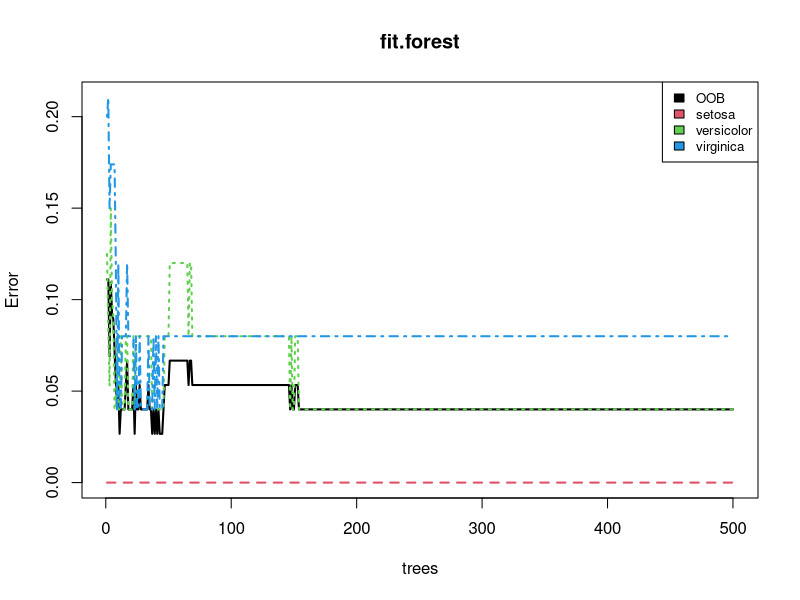
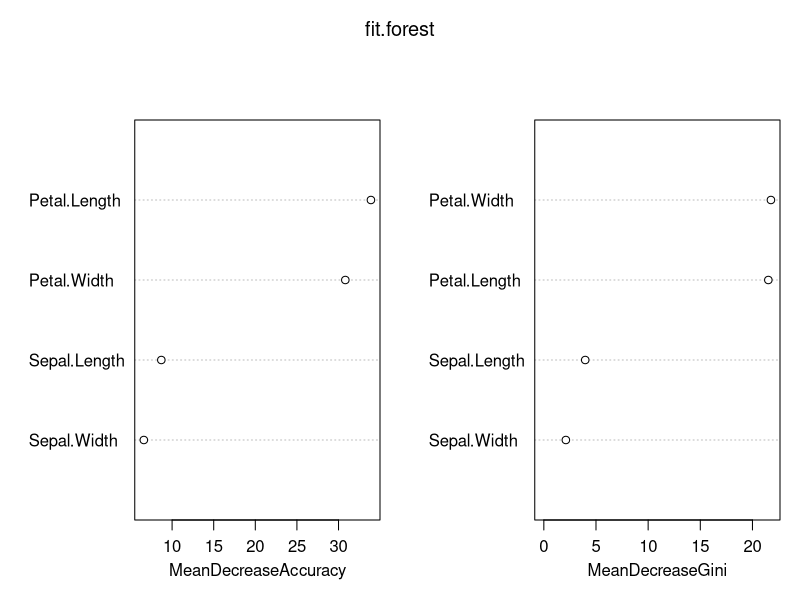

The R script that drew these images, in order:
# Using Random Forest
install.packages("randomForest")
library(randomForest)
data(iris)
View(iris)
# Splitting data into training and testing. As the species are in order 
# splitting the data based on species 
iris_setosa<-iris[iris$Species=="setosa",] # 50
iris_versicolor <- iris[iris$Species=="versicolor",] # 50
iris_virginica <- iris[iris$Species=="virginica",] # 50
iris_train <- rbind(iris_setosa[1:25,],iris_versicolor[1:25,],iris_virginica[1:25,])
iris_test <- rbind(iris_setosa[26:50,],iris_versicolor[26:50,],iris_virginica[26:50,])

# Building a random forest model on training data 
fit.forest <- randomForest(Species~.,data=iris_train, na.action=na.roughfix,importance=TRUE)
# Training accuracy 
mean(iris_train$Species==predict(fit.forest,iris_train)) # 100% accuracy 

# Prediction of train data
pred_train <- predict(fit.forest,iris_train)
library(caret)


# Confusion Matrix
confusionMatrix(iris_train$Species, pred_train)


# Predicting test data 
pred_test <- predict(fit.forest,newdata=iris_test)
mean(pred_test==iris_test$Species) # Accuracy = 94.6 % 


# Confusion Matrix 
library(caret)
confusionMatrix(iris_test$Species, pred_test)

# Visualization 
plot(fit.forest,lwd=2)
legend("topright", colnames(fit.forest$err.rate),col=1:4,cex=0.8,fill=1:4)
varImpPlot(fit.forest)
